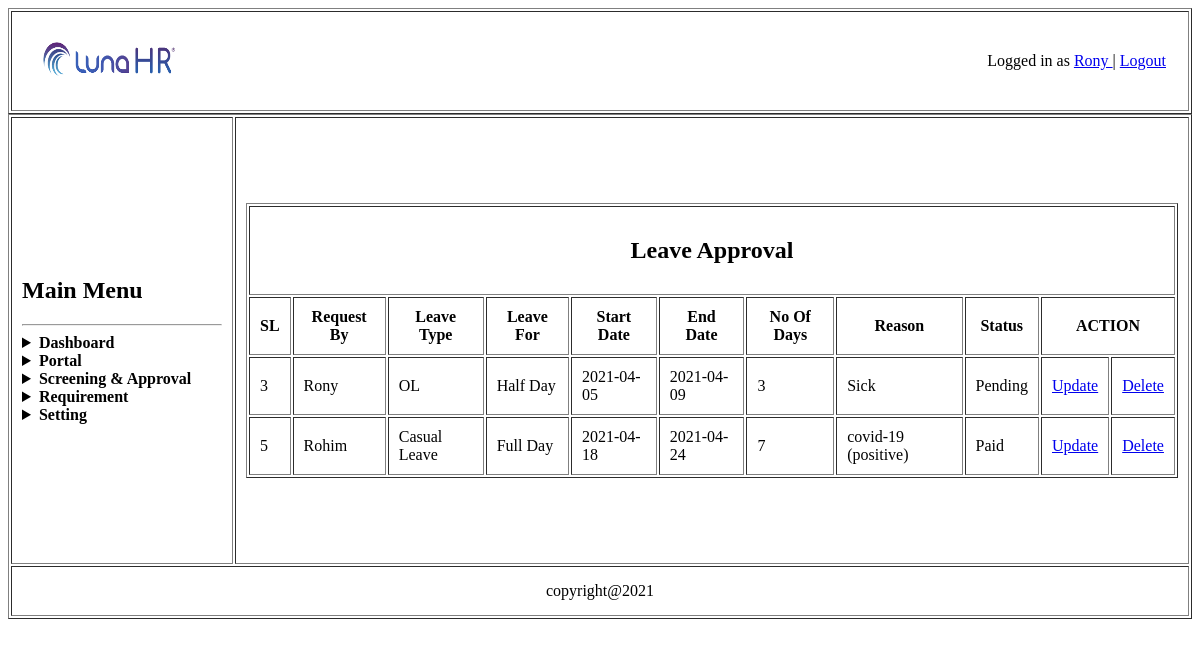
Page /view/leave_approval.php (signed in) on the committed database.
### tables this page shows
CREATE TABLE `leave_request` (
  `id` int(5) NOT NULL,
  `empname` varchar(50) NOT NULL,
  `leavetype` varchar(50) NOT NULL,
  `days` varchar(50) NOT NULL,
  `leavefor` varchar(50) NOT NULL,
  `statedate` varchar(50) NOT NULL,
  `enddate` varchar(50) NOT NULL,
  `reason` varchar(50) NOT NULL,
  `status` varchar(50) NOT NULL
);

### model/leaveApprovalModel.php (called while the page is built, shortened)
<?php
	function getAllLeaveRequest(){
		$conn = getConnection();
		$sql = "select * from leave_request";
		$result = mysqli_query($conn, $sql);
		$users =[];
		while($row = mysqli_fetch_assoc($result)){
			array_push($users, $row);
		}
		return $users;
	}
?>

### view/leave_approval.php (the view, shortened to what this page needs)
</head>
<body>
	<table border="1px" align="center" width="100%">
		<tr>
			<td>
				<table width="100%">
					<tr>
						<td width="150px" height="50px">
							<img src="../asset/company_logo.png" alt="main_logo" width="100%" height="100%">
						</td>
						<td align="right" >Logged in as
							<a href="../controler/view_profile_check.php">
								<?php
									echo $_SESSION['current_user']['name'];
								?>
							</a> |
							<a href="../controler/logout_check.php">Logout</a>
						</td>
					</tr>
				</table>
			</td>
		</tr>
	</table>
	<table  border="1px" align="cen" width="100%">
		<tr>
			<td width="200px" height="425px"><h2>Main Menu</h2>
				<hr>
				<details>
					<summary><b>Dashboard</b></summary>
				</details>
				<details>
					<summary><b>Portal</b></summary>
				</details>
				<details>
					<summary><b>Screening & Approval</b></summary>
				</details>
				<details>
					<summary><b>Requirement</b></summary>
				</details>
				<details>
					<summary><b>Setting</b></summary>
				</details>
			</td>
			<td colspan="2" align="center">
				<table border="1px" align="center">
					<tr>
						<td align="center" colspan="11">
							<h2>Leave Approval</h2>
						</td>
					</tr>
					<tr>
						<th>SL</th>
						<th>Request By</th>
						<th>Leave Type</th>
						<th>Leave For</th>
						<th>Start Date</th>
						<th>End Date</th>
						<th>No Of Days</th>
						<th>Reason</th>
						<th>Status</th>
						<th colspan="2">ACTION</th>
					</tr>
					<?php
						require_once('../model/leaveApprovalModel.php');
						$result = getAllLeaveRequest();
						if(count($result)>0){
							foreach ($result as $key => $value) {
								echo "
									<tr>
										<td>{$value['id']}</td>
										<td>{$value['empname']}</td>
										<td>{$value['leavetype']}</td>
										<td>{$value['leavefor']}</td>
										<td>{$value['statedate']}</td>
										<td>{$value['enddate']}</td>
										<td>{$value['days']}</td>
										<td>{$value['reason']}</td>
										<td>{$value['status']}</td>
										<td>
											<a href='../controler/leave_request_edit.php?id=$value[id]'>Update</a>
										</td>
										<td>
											<a href='../controler/leave_request_delete.php?id=$value[id]'>Delete</a>
										</td>
									</tr>
								";
							}
						}
					?>
				</table>
			</td>
		</tr>

### rows in the picture
leave_request: id "3", empname "Rony", leavetype "OL", leavefor "Half Day", statedate "2021-04-05", enddate "2021-04-09", days "3", reason "Sick", status "Pending"
leave_request: id "5", empname "Rohim", leavetype "Casual Leave", leavefor "Full Day", statedate "2021-04-18", enddate "2021-04-24", days "7", reason "covid-19 (positive)", status "Paid"

### other values in the picture
$_SESSION['current_user']['name'] "Rony"
